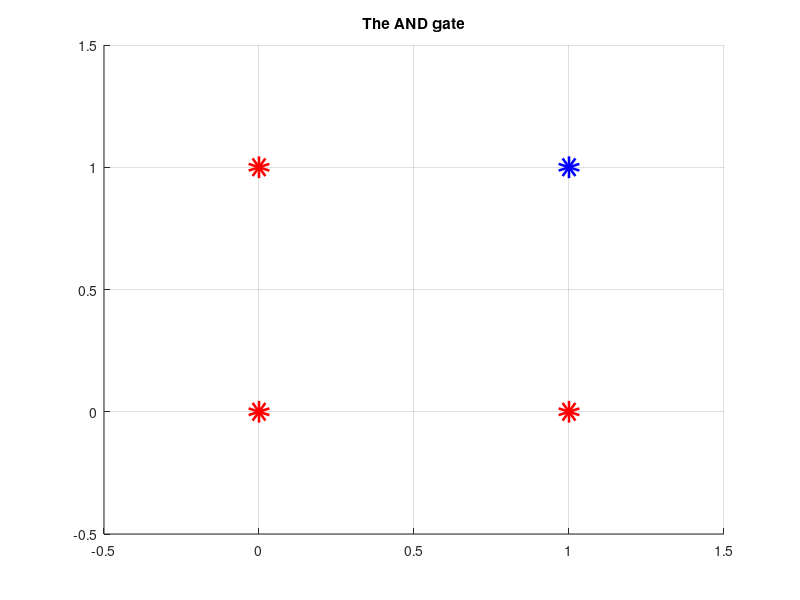

The MATLAB source for this figure:
clc; clear all;
%input array
X = [0 0; 0 1; 1 0; 1 1];
%target array
T = [0; 0; 0; 1];

% figure
% hold on; grid on;
% title('The AND gate')
% axis([-0.5 1.5 -0.5 1.5]);
% for i=1:length(X)
%     if T(i) == 0
%         plot(X(i,1), X(i,2), 'ro', 'LineWidth', 10); end;
%     if T(i) > 0
%         plot(X(i,1), X(i,2), 'bo', 'LineWidth', 10); end;
% end;

figure

[N, n] = size(X);
lr = 1;
w = ones(n);
b = -1;
E = 1;
index = 1;
while E ~= 0
%while index < 10
    E = 0;
    for i=1:N
        yi = 0;
        for j=1:n
            yi = yi + X(i,j)*w(j);
        end;
        yi = yi + b;
        if yi >= 0
            yo = 1;
        else
            yo = 0;
        end;
        y(i) = yo;
        ei = T(i) - yo;
        w = w + lr*ei*X(i,:)';
        b = b + ei;
        E = E + ei^2;
    end;
    
    clf('reset');
    hold on; grid on;
    axis([-0.5 1.5 -0.5 1.5]);
    title('Press any key to continue');
    for i=1:N
        if y(i) == 0
            plot(X(i,1), X(i,2), 'ro', 'LineWidth', 10); end;
        if y(i) > 0
            plot(X(i,1), X(i,2), 'bo', 'LineWidth', 10); end;
    end;
    index = index+1;
    pause()
end;

title('The AND gate');
index



